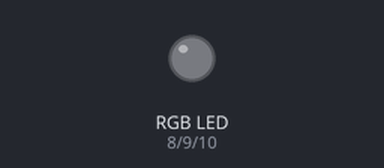
The sketch below on a simulated Arduino Uno, built with avr-gcc and run on an emulated ATmega328P. Parts: an RGB LED mixed from three pins (HIGH = lit). Dim RGB values are drawn brighter than linear; random numbers use the default seed unless the sketch sets one.

Above: at 0.1 s.
At 4.1 s:
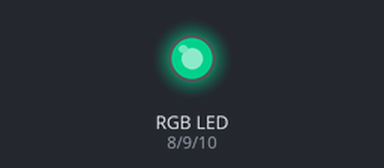
At 9.1 s:
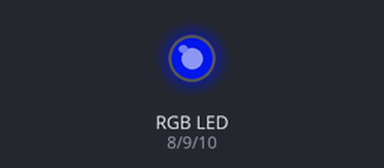
At 19.1 s:
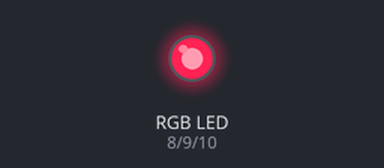
At 29.1 s:
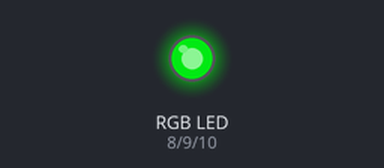
At 39.1 s:
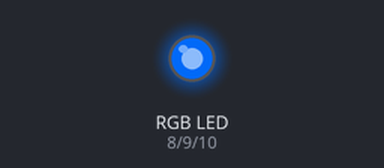
Timing chart, 0 to 40.0 s (numbered marks = the images above):
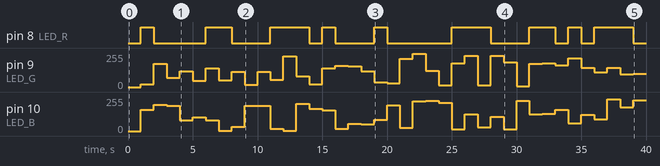

Measured:
- by itself, pin 8 (LED_R): LOW → HIGH at 1.0 s, → LOW 1.0 s later, → HIGH 4.0 s later, → LOW 2.0 s later, … (18 changes in this stretch)
- by itself, pin 9 (LED_G): 0/255 → 19/255 at 1.0 s, → 175/255 1.0 s later, → 68/255 1.0 s later, → 120/255 1.0 s later, … (39 changes in this stretch)
- by itself, pin 10 (LED_B): 0/255 → 158/255 at 1.0 s, → 197/255 1.0 s later, → 188/255 1.0 s later, → 80/255 1.0 s later, … (39 changes in this stretch)

The sketch:

2_RGB_LED.ino
```cpp
/*
 * Turns on LED with random colour and changes it value randomly with specific time interval.
 * Needed components: 4 Pin LED with common cathode, 2x 100Ohm resistor (G,B), 1x 150Ohm Resistor (R)
 *
 *
 * Author: Marek Twardowski / mTwardowski020
 *
 *
 */

byte LED_R = 8;
byte LED_G = 9;
byte LED_B = 10;
unsigned char r = 0;
unsigned char g = 0;
unsigned char b = 0;

unsigned long ms_from_start = 0;
unsigned long ms_previous = 0;
unsigned long ms_interval = 1000; //interval between colour changes


// the setup function runs once when you press reset or power the board
void setup() {
  // initialize digital pin LED_BUILTIN as an output.
  Serial.begin(9600);
  pinMode(LED_R, OUTPUT);
  pinMode(LED_G, OUTPUT);
  pinMode(LED_B, OUTPUT);

}

// the loop function runs over and over again forever
void loop() {
  ms_from_start = millis();

  if (ms_from_start - ms_previous >= ms_interval){
  r = random(0, 255);
  g = random(0, 255);
  b = random(0, 255);

  analogWrite(LED_R, r);
  analogWrite(LED_G, g);
  analogWrite(LED_B, b);
  ms_previous = ms_from_start;
  }


}
```
